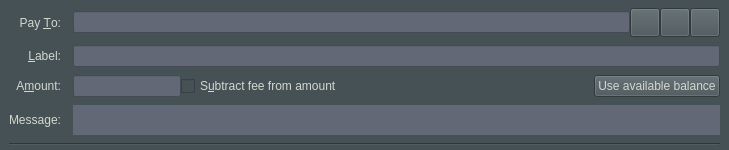
<?xml version="1.0" encoding="UTF-8"?>
<ui version="4.0">
 <class>SendCoinsEntry</class>
 <widget class="QStackedWidget" name="SendCoinsEntry">
  <property name="geometry">
   <rect>
    <x>0</x>
    <y>0</y>
    <width>729</width>
    <height>150</height>
   </rect>
  </property>
  <property name="focusPolicy">
   <enum>Qt::TabFocus</enum>
  </property>
  <property name="autoFillBackground">
   <bool>false</bool>
  </property>
  <property name="styleSheet">
   <string notr="true">background-color:rgb(70, 81, 86);
color:rgb(211, 215, 207);
font: 75 12pt &quot;Uroob&quot;;</string>
  </property>
  <widget class="QFrame" name="SendCoins">
   <property name="toolTip">
    <string>This is a normal payment.</string>
   </property>
   <property name="frameShape">
    <enum>QFrame::NoFrame</enum>
   </property>
   <layout class="QGridLayout" name="gridLayout">
    <property name="topMargin">
     <number>8</number>
    </property>
    <property name="bottomMargin">
     <number>4</number>
    </property>
    <property name="horizontalSpacing">
     <number>12</number>
    </property>
    <property name="verticalSpacing">
     <number>8</number>
    </property>
    <item row="0" column="0">
     <widget class="QLabel" name="payToLabel">
      <property name="text">
       <string>Pay &amp;To:</string>
      </property>
      <property name="alignment">
       <set>Qt::AlignRight|Qt::AlignTrailing|Qt::AlignVCenter</set>
      </property>
      <property name="buddy">
       <cstring>payTo</cstring>
      </property>
     </widget>
    </item>
    <item row="0" column="1">
     <layout class="QHBoxLayout" name="payToLayout">
      <property name="spacing">
       <number>0</number>
      </property>
      <item>
       <widget class="QValidatedLineEdit" name="payTo">
        <property name="toolTip">
         <string>The Veles address to send the payment to</string>
        </property>
        <property name="styleSheet">
         <string notr="true">background-color:rgb(98, 104, 118);
color:rgb(211, 215, 207);
font: 75 12pt &quot;Uroob&quot;;</string>
        </property>
       </widget>
      </item>
      <item>
       <widget class="QToolButton" name="addressBookButton">
        <property name="toolTip">
         <string>Choose previously used address</string>
        </property>
        <property name="text">
         <string/>
        </property>
        <property name="icon">
         <iconset resource="../bitcoin.qrc">
          <normaloff>:/icons/address-book</normaloff>:/icons/address-book</iconset>
        </property>
        <property name="iconSize">
         <size>
          <width>22</width>
          <height>22</height>
         </size>
        </property>
        <property name="shortcut">
         <string>Alt+A</string>
        </property>
       </widget>
      </item>
      <item>
       <widget class="QToolButton" name="pasteButton">
        <property name="toolTip">
         <string>Paste address from clipboard</string>
        </property>
        <property name="text">
         <string/>
        </property>
        <property name="icon">
         <iconset resource="../bitcoin.qrc">
          <normaloff>:/icons/editpaste</normaloff>:/icons/editpaste</iconset>
        </property>
        <property name="iconSize">
         <size>
          <width>22</width>
          <height>22</height>
         </size>
        </property>
        <property name="shortcut">
         <string>Alt+P</string>
        </property>
       </widget>
      </item>
      <item>
       <widget class="QToolButton" name="deleteButton">
        <property name="toolTip">
         <string>Remove this entry</string>
        </property>
        <property name="text">
         <string/>
        </property>
        <property name="icon">
         <iconset resource="../bitcoin.qrc">
          <normaloff>:/icons/remove</normaloff>:/icons/remove</iconset>
        </property>
        <property name="iconSize">
         <size>
          <width>22</width>
          <height>22</height>
         </size>
        </property>
       </widget>
      </item>
     </layout>
    </item>
    <item row="1" column="0">
     <widget class="QLabel" name="labellLabel">
      <property name="text">
       <string>&amp;Label:</string>
      </property>
      <property name="alignment">
       <set>Qt::AlignRight|Qt::AlignTrailing|Qt::AlignVCenter</set>
      </property>
      <property name="buddy">
       <cstring>addAsLabel</cstring>
      </property>
     </widget>
    </item>
    <item row="1" column="1">
     <widget class="QLineEdit" name="addAsLabel">
      <property name="toolTip">
       <string>Enter a label for this address to add it to the list of used addresses</string>
      </property>
      <property name="styleSheet">
       <string notr="true">background-color:rgb(98, 104, 118);
color:rgb(211, 215, 207);
font: 75 12pt &quot;Uroob&quot;;</string>
      </property>
     </widget>
    </item>
    <item row="2" column="0">
     <widget class="QLabel" name="amountLabel">
      <property name="text">
       <string>A&amp;mount:</string>
      </property>
      <property name="alignment">
       <set>Qt::AlignRight|Qt::AlignTrailing|Qt::AlignVCenter</set>
      </property>
      <property name="buddy">
       <cstring>payAmount</cstring>
      </property>
     </widget>
    </item>
    <item row="2" column="1">
     <layout class="QHBoxLayout" name="horizontalLayoutAmount" stretch="0,1,0">
      <item>
       <widget class="BitcoinAmountField" name="payAmount">
        <property name="styleSheet">
         <string notr="true">background-color:rgb(98, 104, 118);
color:rgb(211, 215, 207);
font: 75 12pt &quot;Uroob&quot;;</string>
        </property>
       </widget>
      </item>
      <item>
       <widget class="QCheckBox" name="checkboxSubtractFeeFromAmount">
        <property name="toolTip">
         <string>The fee will be deducted from the amount being sent. The recipient will receive less Veless than you enter in the amount field. If multiple recipients are selected, the fee is split equally.</string>
        </property>
        <property name="text">
         <string>S&amp;ubtract fee from amount</string>
        </property>
       </widget>
      </item>
      <item>
       <widget class="QPushButton" name="useAvailableBalanceButton">
        <property name="text">
         <string>Use available balance</string>
        </property>
       </widget>
      </item>
     </layout>
    </item>
    <item row="3" column="0">
     <widget class="QLabel" name="messageLabel">
      <property name="text">
       <string>Message:</string>
      </property>
      <property name="alignment">
       <set>Qt::AlignRight|Qt::AlignTrailing|Qt::AlignVCenter</set>
      </property>
     </widget>
    </item>
    <item row="3" column="1">
     <widget class="QLabel" name="messageTextLabel">
      <property name="toolTip">
       <string>A message that was attached to the Veles: URI which will be stored with the transaction for your reference. Note: This message will not be sent over the Veles network.</string>
      </property>
      <property name="styleSheet">
       <string notr="true">background-color:rgb(98, 104, 118);
color:rgb(211, 215, 207);
font: 75 12pt &quot;Uroob&quot;;</string>
      </property>
      <property name="textFormat">
       <enum>Qt::PlainText</enum>
      </property>
     </widget>
    </item>
    <item row="4" column="0" colspan="2">
     <widget class="Line" name="line">
      <property name="orientation">
       <enum>Qt::Horizontal</enum>
      </property>
     </widget>
    </item>
   </layout>
  </widget>
  <widget class="QFrame" name="SendCoins_UnauthenticatedPaymentRequest">
   <property name="palette">
    <palette>
     <active>
      <colorrole role="WindowText">
       <brush brushstyle="SolidPattern">
        <color alpha="255">
         <red>211</red>
         <green>215</green>
         <blue>207</blue>
        </color>
       </brush>
      </colorrole>
      <colorrole role="Button">
       <brush brushstyle="SolidPattern">
        <color alpha="255">
         <red>70</red>
         <green>81</green>
         <blue>86</blue>
        </color>
       </brush>
      </colorrole>
      <colorrole role="Light">
       <brush brushstyle="SolidPattern">
        <color alpha="255">
         <red>255</red>
         <green>255</green>
         <blue>255</blue>
        </color>
       </brush>
      </colorrole>
      <colorrole role="Midlight">
       <brush brushstyle="SolidPattern">
        <color alpha="255">
         <red>255</red>
         <green>255</green>
         <blue>191</blue>
        </color>
       </brush>
      </colorrole>
      <colorrole role="Dark">
       <brush brushstyle="SolidPattern">
        <color alpha="255">
         <red>127</red>
         <green>127</green>
         <blue>63</blue>
        </color>
       </brush>
      </colorrole>
      <colorrole role="Mid">
       <brush brushstyle="SolidPattern">
        <color alpha="255">
         <red>170</red>
         <green>170</green>
         <blue>84</blue>
        </color>
       </brush>
      </colorrole>
      <colorrole role="Text">
       <brush brushstyle="SolidPattern">
        <color alpha="255">
         <red>211</red>
         <green>215</green>
         <blue>207</blue>
        </color>
       </brush>
      </colorrole>
      <colorrole role="BrightText">
       <brush brushstyle="SolidPattern">
        <color alpha="255">
         <red>255</red>
         <green>255</green>
         <blue>255</blue>
        </color>
       </brush>
      </colorrole>
      <colorrole role="ButtonText">
       <brush brushstyle="SolidPattern">
        <color alpha="255">
         <red>211</red>
         <green>215</green>
         <blue>207</blue>
        </color>
       </brush>
      </colorrole>
      <colorrole role="Base">
       <brush brushstyle="SolidPattern">
        <color alpha="255">
         <red>70</red>
         <green>81</green>
         <blue>86</blue>
        </color>
       </brush>
      </colorrole>
      <colorrole role="Window">
       <brush brushstyle="SolidPattern">
        <color alpha="255">
         <red>70</red>
         <green>81</green>
         <blue>86</blue>
        </color>
       </brush>
      </colorrole>
      <colorrole role="Shadow">
       <brush brushstyle="SolidPattern">
        <color alpha="255">
         <red>0</red>
         <green>0</green>
         <blue>0</blue>
        </color>
       </brush>
      </colorrole>
      <colorrole role="AlternateBase">
       <brush brushstyle="SolidPattern">
        <color alpha="255">
         <red>255</red>
         <green>255</green>
         <blue>191</blue>
        </color>
       </brush>
      </colorrole>
      <colorrole role="ToolTipBase">
       <brush brushstyle="SolidPattern">
        <color alpha="255">
         <red>255</red>
         <green>255</green>
         <blue>220</blue>
        </color>
       </brush>
      </colorrole>
      <colorrole role="ToolTipText">
       <brush brushstyle="SolidPattern">
        <color alpha="255">
         <red>0</red>
         <green>0</green>
         <blue>0</blue>
        </color>
       </brush>
      </colorrole>
     </active>
     <inactive>
      <colorrole role="WindowText">
       <brush brushstyle="SolidPattern">
        <color alpha="255">
         <red>211</red>
         <green>215</green>
         <blue>207</blue>
        </color>
       </brush>
      </colorrole>
      <colorrole role="Button">
       <brush brushstyle="SolidPattern">
        <color alpha="255">
         <red>70</red>
         <green>81</green>
         <blue>86</blue>
        </color>
       </brush>
      </colorrole>
      <colorrole role="Light">
       <brush brushstyle="SolidPattern">
        <color alpha="255">
         <red>255</red>
         <green>255</green>
         <blue>255</blue>
        </color>
       </brush>
      </colorrole>
      <colorrole role="Midlight">
       <brush brushstyle="SolidPattern">
        <color alpha="255">
         <red>255</red>
         <green>255</green>
         <blue>191</blue>
        </color>
       </brush>
      </colorrole>
      <colorrole role="Dark">
       <brush brushstyle="SolidPattern">
        <color alpha="255">
         <red>127</red>
         <green>127</green>
         <blue>63</blue>
        </color>
       </brush>
      </colorrole>
      <colorrole role="Mid">
       <brush brushstyle="SolidPattern">
        <color alpha="255">
         <red>170</red>
         <green>170</green>
         <blue>84</blue>
        </color>
       </brush>
      </colorrole>
      <colorrole role="Text">
       <brush brushstyle="SolidPattern">
        <color alpha="255">
         <red>211</red>
         <green>215</green>
         <blue>207</blue>
        </color>
       </brush>
      </colorrole>
      <colorrole role="BrightText">
       <brush brushstyle="SolidPattern">
        <color alpha="255">
         <red>255</red>
         <green>255</green>
         <blue>255</blue>
        </color>
       </brush>
      </colorrole>
      <colorrole role="ButtonText">
       <brush brushstyle="SolidPattern">
        <color alpha="255">
         <red>211</red>
         <green>215</green>
         <blue>207</blue>
        </color>
       </brush>
      </colorrole>
      <colorrole role="Base">
       <brush brushstyle="SolidPattern">
        <color alpha="255">
         <red>70</red>
         <green>81</green>
         <blue>86</blue>
        </color>
       </brush>
      </colorrole>
      <colorrole role="Window">
       <brush brushstyle="SolidPattern">
        <color alpha="255">
         <red>70</red>
         <green>81</green>
         <blue>86</blue>
        </color>
       </brush>
      </colorrole>
      <colorrole role="Shadow">
       <brush brushstyle="SolidPattern">
        <color alpha="255">
         <red>0</red>
         <green>0</green>
         <blue>0</blue>
        </color>
       </brush>
      </colorrole>
      <colorrole role="AlternateBase">
       <brush brushstyle="SolidPattern">
        <color alpha="255">
         <red>255</red>
         <green>255</green>
         <blue>191</blue>
        </color>
       </brush>
      </colorrole>
      <colorrole role="ToolTipBase">
       <brush brushstyle="SolidPattern">
        <color alpha="255">
         <red>255</red>
         <green>255</green>
         <blue>220</blue>
        </color>
       </brush>
      </colorrole>
      <colorrole role="ToolTipText">
       <brush brushstyle="SolidPattern">
        <color alpha="255">
         <red>0</red>
         <green>0</green>
         <blue>0</blue>
        </color>
       </brush>
      </colorrole>
     </inactive>
     <disabled>
      <colorrole role="WindowText">
       <brush brushstyle="SolidPattern">
        <color alpha="255">
         <red>211</red>
         <green>215</green>
         <blue>207</blue>
        </color>
       </brush>
      </colorrole>
      <colorrole role="Button">
       <brush brushstyle="SolidPattern">
        <color alpha="255">
         <red>70</red>
         <green>81</green>
         <blue>86</blue>
        </color>
       </brush>
      </colorrole>
      <colorrole role="Light">
       <brush brushstyle="SolidPattern">
        <color alpha="255">
         <red>255</red>
         <green>255</green>
         <blue>255</blue>
        </color>
       </brush>
      </colorrole>
      <colorrole role="Midlight">
       <brush brushstyle="SolidPattern">
        <color alpha="255">
         <red>255</red>
         <green>255</green>
         <blue>191</blue>
        </color>
       </brush>
      </colorrole>
      <colorrole role="Dark">
       <brush brushstyle="SolidPattern">
        <color alpha="255">
         <red>127</red>
         <green>127</green>
         <blue>63</blue>
        </color>
       </brush>
      </colorrole>
      <colorrole role="Mid">
       <brush brushstyle="SolidPattern">
        <color alpha="255">
         <red>170</red>
         <green>170</green>
         <blue>84</blue>
        </color>
       </brush>
      </colorrole>
      <colorrole role="Text">
       <brush brushstyle="SolidPattern">
        <color alpha="255">
         <red>211</red>
         <green>215</green>
         <blue>207</blue>
        </color>
       </brush>
      </colorrole>
      <colorrole role="BrightText">
       <brush brushstyle="SolidPattern">
        <color alpha="255">
         <red>255</red>
         <green>255</green>
         <blue>255</blue>
        </color>
       </brush>
      </colorrole>
      <colorrole role="ButtonText">
       <brush brushstyle="SolidPattern">
        <color alpha="255">
         <red>211</red>
         <green>215</green>
         <blue>207</blue>
        </color>
       </brush>
      </colorrole>
      <colorrole role="Base">
       <brush brushstyle="SolidPattern">
        <color alpha="255">
         <red>70</red>
         <green>81</green>
         <blue>86</blue>
        </color>
       </brush>
      </colorrole>
      <colorrole role="Window">
       <brush brushstyle="SolidPattern">
        <color alpha="255">
         <red>70</red>
         <green>81</green>
         <blue>86</blue>
        </color>
       </brush>
      </colorrole>
      <colorrole role="Shadow">
       <brush brushstyle="SolidPattern">
        <color alpha="255">
         <red>0</red>
         <green>0</green>
         <blue>0</blue>
        </color>
       </brush>
      </colorrole>
      <colorrole role="AlternateBase">
       <brush brushstyle="SolidPattern">
        <color alpha="255">
         <red>255</red>
         <green>255</green>
         <blue>127</blue>
        </color>
       </brush>
      </colorrole>
      <colorrole role="ToolTipBase">
       <brush brushstyle="SolidPattern">
        <color alpha="255">
         <red>255</red>
         <green>255</green>
         <blue>220</blue>
        </color>
       </brush>
      </colorrole>
      <colorrole role="ToolTipText">
       <brush brushstyle="SolidPattern">
        <color alpha="255">
         <red>0</red>
         <green>0</green>
         <blue>0</blue>
        </color>
       </brush>
      </colorrole>
     </disabled>
    </palette>
   </property>
   <property name="toolTip">
    <string>This is an unauthenticated payment request.</string>
   </property>
   <property name="autoFillBackground">
    <bool>false</bool>
   </property>
   <property name="frameShape">
    <enum>QFrame::NoFrame</enum>
   </property>
   <layout class="QGridLayout" name="gridLayout_is">
    <property name="spacing">
     <number>12</number>
    </property>
    <item row="0" column="0">
     <widget class="QLabel" name="payToLabel_is">
      <property name="text">
       <string>Pay To:</string>
      </property>
      <property name="alignment">
       <set>Qt::AlignRight|Qt::AlignTrailing|Qt::AlignVCenter</set>
      </property>
     </widget>
    </item>
    <item row="0" column="1">
     <layout class="QHBoxLayout" name="payToLayout_is">
      <property name="spacing">
       <number>0</number>
      </property>
      <item>
       <widget class="QLabel" name="payTo_is"/>
      </item>
      <item>
       <widget class="QToolButton" name="deleteButton_is">
        <property name="toolTip">
         <string>Remove this entry</string>
        </property>
        <property name="text">
         <string/>
        </property>
        <property name="icon">
         <iconset resource="../bitcoin.qrc">
          <normaloff>:/icons/remove</normaloff>:/icons/remove</iconset>
        </property>
       </widget>
      </item>
     </layout>
    </item>
    <item row="1" column="0">
     <widget class="QLabel" name="memoLabel_is">
      <property name="text">
       <string>Memo:</string>
      </property>
      <property name="alignment">
       <set>Qt::AlignRight|Qt::AlignTrailing|Qt::AlignVCenter</set>
      </property>
     </widget>
    </item>
    <item row="1" column="1">
     <widget class="QLabel" name="memoTextLabel_is">
      <property name="textFormat">
       <enum>Qt::PlainText</enum>
      </property>
     </widget>
    </item>
    <item row="2" column="0">
     <widget class="QLabel" name="amountLabel_is">
      <property name="text">
       <string>A&amp;mount:</string>
      </property>
      <property name="alignment">
       <set>Qt::AlignRight|Qt::AlignTrailing|Qt::AlignVCenter</set>
      </property>
      <property name="buddy">
       <cstring>payAmount_is</cstring>
      </property>
     </widget>
    </item>
    <item row="2" column="1">
     <widget class="BitcoinAmountField" name="payAmount_is">
      <property name="acceptDrops">
       <bool>false</bool>
      </property>
     </widget>
    </item>
   </layout>
  </widget>
  <widget class="QFrame" name="SendCoins_AuthenticatedPaymentRequest">
   <property name="palette">
    <palette>
     <active>
      <colorrole role="WindowText">
       <brush brushstyle="SolidPattern">
        <color alpha="255">
         <red>211</red>
         <green>215</green>
         <blue>207</blue>
        </color>
       </brush>
      </colorrole>
      <colorrole role="Button">
       <brush brushstyle="SolidPattern">
        <color alpha="255">
         <red>70</red>
         <green>81</green>
         <blue>86</blue>
        </color>
       </brush>
      </colorrole>
      <colorrole role="Light">
       <brush brushstyle="SolidPattern">
        <color alpha="255">
         <red>230</red>
         <green>255</green>
         <blue>224</blue>
        </color>
       </brush>
      </colorrole>
      <colorrole role="Midlight">
       <brush brushstyle="SolidPattern">
        <color alpha="255">
         <red>185</red>
         <green>243</green>
         <blue>171</blue>
        </color>
       </brush>
      </colorrole>
      <colorrole role="Dark">
       <brush brushstyle="SolidPattern">
        <color alpha="255">
         <red>70</red>
         <green>116</green>
         <blue>59</blue>
        </color>
       </brush>
      </colorrole>
      <colorrole role="Mid">
       <brush brushstyle="SolidPattern">
        <color alpha="255">
         <red>93</red>
         <green>155</green>
         <blue>79</blue>
        </color>
       </brush>
      </colorrole>
      <colorrole role="Text">
       <brush brushstyle="SolidPattern">
        <color alpha="255">
         <red>211</red>
         <green>215</green>
         <blue>207</blue>
        </color>
       </brush>
      </colorrole>
      <colorrole role="BrightText">
       <brush brushstyle="SolidPattern">
        <color alpha="255">
         <red>155</red>
         <green>255</green>
         <blue>147</blue>
        </color>
       </brush>
      </colorrole>
      <colorrole role="ButtonText">
       <brush brushstyle="SolidPattern">
        <color alpha="255">
         <red>211</red>
         <green>215</green>
         <blue>207</blue>
        </color>
       </brush>
      </colorrole>
      <colorrole role="Base">
       <brush brushstyle="SolidPattern">
        <color alpha="255">
         <red>70</red>
         <green>81</green>
         <blue>86</blue>
        </color>
       </brush>
      </colorrole>
      <colorrole role="Window">
       <brush brushstyle="SolidPattern">
        <color alpha="255">
         <red>70</red>
         <green>81</green>
         <blue>86</blue>
        </color>
       </brush>
      </colorrole>
      <colorrole role="Shadow">
       <brush brushstyle="SolidPattern">
        <color alpha="255">
         <red>0</red>
         <green>0</green>
         <blue>0</blue>
        </color>
       </brush>
      </colorrole>
      <colorrole role="AlternateBase">
       <brush brushstyle="SolidPattern">
        <color alpha="255">
         <red>197</red>
         <green>243</green>
         <blue>187</blue>
        </color>
       </brush>
      </colorrole>
      <colorrole role="NoRole">
       <brush brushstyle="SolidPattern">
        <color alpha="255">
         <red>125</red>
         <green>194</green>
         <blue>122</blue>
        </color>
       </brush>
      </colorrole>
      <colorrole role="ToolTipBase">
       <brush brushstyle="SolidPattern">
        <color alpha="255">
         <red>255</red>
         <green>255</green>
         <blue>220</blue>
        </color>
       </brush>
      </colorrole>
      <colorrole role="ToolTipText">
       <brush brushstyle="SolidPattern">
        <color alpha="255">
         <red>0</red>
         <green>0</green>
         <blue>0</blue>
        </color>
       </brush>
      </colorrole>
     </active>
     <inactive>
      <colorrole role="WindowText">
       <brush brushstyle="SolidPattern">
        <color alpha="255">
         <red>211</red>
         <green>215</green>
         <blue>207</blue>
        </color>
       </brush>
      </colorrole>
      <colorrole role="Button">
       <brush brushstyle="SolidPattern">
        <color alpha="255">
         <red>70</red>
         <green>81</green>
         <blue>86</blue>
        </color>
       </brush>
      </colorrole>
      <colorrole role="Light">
       <brush brushstyle="SolidPattern">
        <color alpha="255">
         <red>230</red>
         <green>255</green>
         <blue>224</blue>
        </color>
       </brush>
      </colorrole>
      <colorrole role="Midlight">
       <brush brushstyle="SolidPattern">
        <color alpha="255">
         <red>185</red>
         <green>243</green>
         <blue>171</blue>
        </color>
       </brush>
      </colorrole>
      <colorrole role="Dark">
       <brush brushstyle="SolidPattern">
        <color alpha="255">
         <red>70</red>
         <green>116</green>
         <blue>59</blue>
        </color>
       </brush>
      </colorrole>
      <colorrole role="Mid">
       <brush brushstyle="SolidPattern">
        <color alpha="255">
         <red>93</red>
         <green>155</green>
         <blue>79</blue>
        </color>
       </brush>
      </colorrole>
      <colorrole role="Text">
       <brush brushstyle="SolidPattern">
        <color alpha="255">
         <red>211</red>
         <green>215</green>
         <blue>207</blue>
        </color>
       </brush>
      </colorrole>
      <colorrole role="BrightText">
       <brush brushstyle="SolidPattern">
        <color alpha="255">
         <red>155</red>
         <green>255</green>
         <blue>147</blue>
        </color>
       </brush>
      </colorrole>
      <colorrole role="ButtonText">
       <brush brushstyle="SolidPattern">
        <color alpha="255">
         <red>211</red>
         <green>215</green>
         <blue>207</blue>
        </color>
       </brush>
      </colorrole>
      <colorrole role="Base">
       <brush brushstyle="SolidPattern">
        <color alpha="255">
         <red>70</red>
         <green>81</green>
         <blue>86</blue>
        </color>
       </brush>
      </colorrole>
      <colorrole role="Window">
       <brush brushstyle="SolidPattern">
        <color alpha="255">
         <red>70</red>
         <green>81</green>
         <blue>86</blue>
        </color>
       </brush>
      </colorrole>
      <colorrole role="Shadow">
       <brush brushstyle="SolidPattern">
        <color alpha="255">
         <red>0</red>
         <green>0</green>
         <blue>0</blue>
        </color>
       </brush>
      </colorrole>
      <colorrole role="AlternateBase">
       <brush brushstyle="SolidPattern">
        <color alpha="255">
         <red>197</red>
         <green>243</green>
         <blue>187</blue>
        </color>
       </brush>
      </colorrole>
      <colorrole role="NoRole">
       <brush brushstyle="SolidPattern">
        <color alpha="255">
         <red>125</red>
         <green>194</green>
         <blue>122</blue>
        </color>
       </brush>
      </colorrole>
      <colorrole role="ToolTipBase">
       <brush brushstyle="SolidPattern">
        <color alpha="255">
         <red>255</red>
         <green>255</green>
         <blue>220</blue>
        </color>
       </brush>
      </colorrole>
      <colorrole role="ToolTipText">
       <brush brushstyle="SolidPattern">
        <color alpha="255">
         <red>0</red>
         <green>0</green>
         <blue>0</blue>
        </color>
       </brush>
      </colorrole>
     </inactive>
     <disabled>
      <colorrole role="WindowText">
       <brush brushstyle="SolidPattern">
        <color alpha="255">
         <red>211</red>
         <green>215</green>
         <blue>207</blue>
        </color>
       </brush>
      </colorrole>
      <colorrole role="Button">
       <brush brushstyle="SolidPattern">
        <color alpha="255">
         <red>70</red>
         <green>81</green>
         <blue>86</blue>
        </color>
       </brush>
      </colorrole>
      <colorrole role="Light">
       <brush brushstyle="SolidPattern">
        <color alpha="255">
         <red>230</red>
         <green>255</green>
         <blue>224</blue>
        </color>
       </brush>
      </colorrole>
      <colorrole role="Midlight">
       <brush brushstyle="SolidPattern">
        <color alpha="255">
         <red>185</red>
         <green>243</green>
         <blue>171</blue>
        </color>
       </brush>
      </colorrole>
      <colorrole role="Dark">
       <brush brushstyle="SolidPattern">
        <color alpha="255">
         <red>70</red>
         <green>116</green>
         <blue>59</blue>
        </color>
       </brush>
      </colorrole>
      <colorrole role="Mid">
       <brush brushstyle="SolidPattern">
        <color alpha="255">
         <red>93</red>
         <green>155</green>
         <blue>79</blue>
        </color>
       </brush>
      </colorrole>
      <colorrole role="Text">
       <brush brushstyle="SolidPattern">
        <color alpha="255">
         <red>211</red>
         <green>215</green>
         <blue>207</blue>
        </color>
       </brush>
      </colorrole>
      <colorrole role="BrightText">
       <brush brushstyle="SolidPattern">
        <color alpha="255">
         <red>155</red>
         <green>255</green>
         <blue>147</blue>
        </color>
       </brush>
      </colorrole>
      <colorrole role="ButtonText">
       <brush brushstyle="SolidPattern">
        <color alpha="255">
         <red>211</red>
         <green>215</green>
         <blue>207</blue>
        </color>
       </brush>
      </colorrole>
      <colorrole role="Base">
       <brush brushstyle="SolidPattern">
        <color alpha="255">
         <red>70</red>
         <green>81</green>
         <blue>86</blue>
        </color>
       </brush>
      </colorrole>
      <colorrole role="Window">
       <brush brushstyle="SolidPattern">
        <color alpha="255">
         <red>70</red>
         <green>81</green>
         <blue>86</blue>
        </color>
       </brush>
      </colorrole>
      <colorrole role="Shadow">
       <brush brushstyle="SolidPattern">
        <color alpha="255">
         <red>0</red>
         <green>0</green>
         <blue>0</blue>
        </color>
       </brush>
      </colorrole>
      <colorrole role="AlternateBase">
       <brush brushstyle="SolidPattern">
        <color alpha="255">
         <red>140</red>
         <green>232</green>
         <blue>119</blue>
        </color>
       </brush>
      </colorrole>
      <colorrole role="NoRole">
       <brush brushstyle="SolidPattern">
        <color alpha="255">
         <red>125</red>
         <green>194</green>
         <blue>122</blue>
        </color>
       </brush>
      </colorrole>
      <colorrole role="ToolTipBase">
       <brush brushstyle="SolidPattern">
        <color alpha="255">
         <red>255</red>
         <green>255</green>
         <blue>220</blue>
        </color>
       </brush>
      </colorrole>
      <colorrole role="ToolTipText">
       <brush brushstyle="SolidPattern">
        <color alpha="255">
         <red>0</red>
         <green>0</green>
         <blue>0</blue>
        </color>
       </brush>
      </colorrole>
     </disabled>
    </palette>
   </property>
   <property name="toolTip">
    <string>This is an authenticated payment request.</string>
   </property>
   <property name="autoFillBackground">
    <bool>false</bool>
   </property>
   <property name="frameShape">
    <enum>QFrame::NoFrame</enum>
   </property>
   <layout class="QGridLayout" name="gridLayout_s">
    <property name="spacing">
     <number>12</number>
    </property>
    <item row="0" column="0">
     <widget class="QLabel" name="payToLabel_s">
      <property name="text">
       <string>Pay To:</string>
      </property>
      <property name="alignment">
       <set>Qt::AlignRight|Qt::AlignTrailing|Qt::AlignVCenter</set>
      </property>
     </widget>
    </item>
    <item row="0" column="1">
     <layout class="QHBoxLayout" name="payToLayout_s">
      <property name="spacing">
       <number>0</number>
      </property>
      <item>
       <widget class="QLabel" name="payTo_s">
        <property name="textFormat">
         <enum>Qt::PlainText</enum>
        </property>
       </widget>
      </item>
      <item>
       <widget class="QToolButton" name="deleteButton_s">
        <property name="toolTip">
         <string>Remove this entry</string>
        </property>
        <property name="text">
         <string/>
        </property>
        <property name="icon">
         <iconset resource="../bitcoin.qrc">
          <normaloff>:/icons/remove</normaloff>:/icons/remove</iconset>
        </property>
       </widget>
      </item>
     </layout>
    </item>
    <item row="1" column="0">
     <widget class="QLabel" name="memoLabel_s">
      <property name="text">
       <string>Memo:</string>
      </property>
      <property name="alignment">
       <set>Qt::AlignRight|Qt::AlignTrailing|Qt::AlignVCenter</set>
      </property>
     </widget>
    </item>
    <item row="1" column="1">
     <widget class="QLabel" name="memoTextLabel_s">
      <property name="textFormat">
       <enum>Qt::PlainText</enum>
      </property>
     </widget>
    </item>
    <item row="2" column="0">
     <widget class="QLabel" name="amountLabel_s">
      <property name="text">
       <string>A&amp;mount:</string>
      </property>
      <property name="alignment">
       <set>Qt::AlignRight|Qt::AlignTrailing|Qt::AlignVCenter</set>
      </property>
      <property name="buddy">
       <cstring>payAmount_s</cstring>
      </property>
     </widget>
    </item>
    <item row="2" column="1">
     <widget class="BitcoinAmountField" name="payAmount_s">
      <property name="acceptDrops">
       <bool>false</bool>
      </property>
     </widget>
    </item>
   </layout>
  </widget>
 </widget>
 <customwidgets>
  <customwidget>
   <class>QValidatedLineEdit</class>
   <extends>QLineEdit</extends>
   <header>qt/qvalidatedlineedit.h</header>
  </customwidget>
  <customwidget>
   <class>BitcoinAmountField</class>
   <extends>QLineEdit</extends>
   <header>qt/bitcoinamountfield.h</header>
   <container>1</container>
  </customwidget>
 </customwidgets>
 <tabstops>
  <tabstop>payTo</tabstop>
  <tabstop>addressBookButton</tabstop>
  <tabstop>pasteButton</tabstop>
  <tabstop>deleteButton</tabstop>
  <tabstop>addAsLabel</tabstop>
  <tabstop>payAmount</tabstop>
  <tabstop>payAmount_is</tabstop>
  <tabstop>deleteButton_is</tabstop>
  <tabstop>payAmount_s</tabstop>
  <tabstop>deleteButton_s</tabstop>
 </tabstops>
 <resources>
  <include location="../bitcoin.qrc"/>
 </resources>
 <connections/>
</ui>
